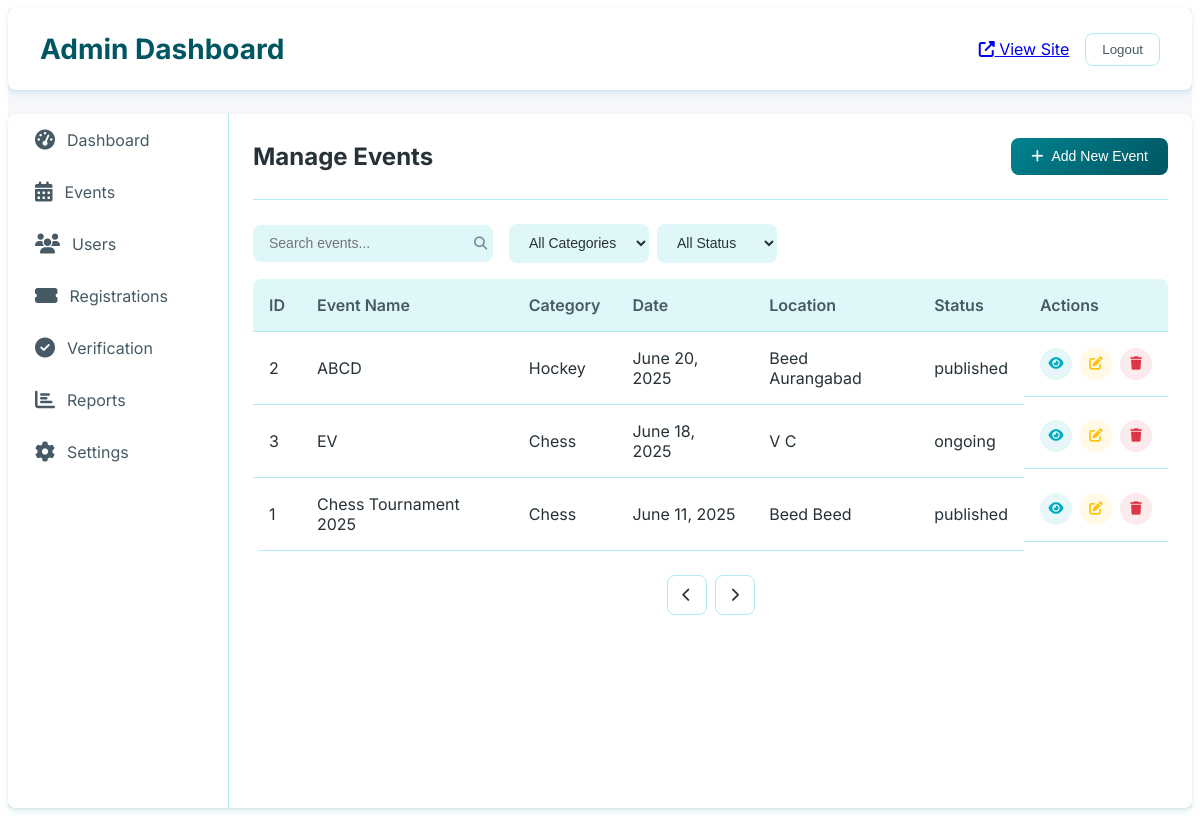
/superadmin/dashboard/events/, run on the app's committed database.
### app/models.py (models this page shows, shortened)
class Tournament(models.Model):
    STATUS_CHOICES = [
        ('draft', 'Draft'),
        ('published', 'Published'),
        ('ongoing', 'Ongoing'),
        ('completed', 'Completed'),
        ('cancelled', 'Cancelled'),
    ]
    title = models.CharField(max_length=200)
    slug = models.SlugField(unique=True, blank=True)
    description = models.TextField()
    category = models.ForeignKey(Category, on_delete=models.CASCADE, related_name='tournaments')
    organizer = models.ForeignKey(User, on_delete=models.CASCADE, related_name='organized_tournaments', default=None, null=True)
    start_date = models.DateField()
    end_date = models.DateField()
    tournament_time = models.TimeField(default=timezone.datetime.strptime('10:00', '%H:%M').time())
    registration_deadline = models.DateTimeField()
    venue = models.CharField(max_length=200)
    address = models.TextField(blank=True, null=True)
    city = models.CharField(max_length=100)
    state = models.CharField(max_length=100)
    country = models.CharField(max_length=100)
    postal_code = models.CharField(max_length=20, null=True, blank=True)
    max_participants = models.PositiveIntegerField()
    min_participants = models.PositiveIntegerField(default=2)
    entry_fee = models.DecimalField(max_digits=10, decimal_places=2)
    prize_pool = models.DecimalField(max_digits=10, decimal_places=2)
    tournament_format = models.CharField(max_length=100)  # e.g., "Single Elimination", "Double Elimination", "Round Robin"
    rules = models.TextField()
    banner_image = models.ImageField(upload_to='tournament_banners/')
    additional_images = models.ManyToManyField(TournamentImage, blank=True, related_name='additional_tournaments')
    status = models.CharField(max_length=20, choices=STATUS_CHOICES, default='draft')
    is_featured = models.BooleanField(default=False)
    created_at = models.DateTimeField(auto_now_add=True)
    updated_at = models.DateTimeField(auto_now=True)
    contact_email = models.EmailField()
    contact_phone = models.CharField(max_length=20)
    whatsapp_number = models.CharField(max_length=20, blank=True)
    facebook_event = models.URLField(blank=True)
    instagram_post = models.URLField(blank=True)
    upi_id = models.ForeignKey(
        UPIS,
        max_length=100,
        blank=True,
        help_text="UPI ID for payment collection",
        on_delete=models.SET_NULL,
        null=True,
        related_name='tournaments'
    )
    class Meta:
        ordering = ['-start_date']

class Category(models.Model):
    name = models.CharField(max_length=100)
    slug = models.SlugField(unique=True, blank=True)
    description = models.TextField(blank=True)
    icon = models.CharField(max_length=50, blank=True)  # For FontAwesome icons
    created_at = models.DateTimeField(auto_now_add=True)
    updated_at = models.DateTimeField(auto_now=True)
    type = models.CharField(
        max_length=20,
        choices=[
            ('sports', 'Sports'),
            ('esports', 'Esports'),
            ('cultural', 'Cultural'),
            ('academic', 'Academic'),
            ('technology', 'Technology'),
            ('other', 'Other'),
        ]
    )
    class Meta:
        verbose_name_plural = "Categories"
        ordering = ['name']
    def __str__(self):
        return self.name

### app/View/admin/admin_events.py (the view, shortened to what this page needs)
# urls.py: path('superadmin/dashboard/events/', admin_events, name='admin_events'),
def admin_events(request):
    events = Tournament.objects.all()
    categories = Category.objects.all()
    context = {
        'events': events,
        'categories': categories,
        'upi_ids': UPIS.objects.all(),
    }
    return render(request, 'admin/events.html', context)

### templates/admin/events.html (shortened to what this page needs)
{% extends 'admin/base_admin.html' %}
{% load static %}
{% block content %}
<div class="admin-tab active">
    <div class="tab-header">
        <h2>Manage Events</h2>
        <button class="primary-btn" data-modal-target="add-event-modal">
            <i class="fas fa-plus"></i> Add New Event
        </button>
    </div>
    <div class="dashboard-actions">
        <div class="search-box">
            <input type="text" placeholder="Search events...">
            <button type="button"><i class="fas fa-search"></i></button>
        </div>
        <div class="filter-options">
            <select data-filter-type="category">
                <option value="">All Categories</option>
            </select>
            <select data-filter-type="status">
                <option value="">All Status</option>
            </select>
        </div>
    </div>
    <div class="data-table-container">
        <table class="admin-table">
            <thead>
                <tr>
                    <th>ID</th>
                    <th>Event Name</th>
                    <th>Category</th>
                    <th>Date</th>
                    <th>Location</th>
                    <th>Status</th>
                    <th>Actions</th>
                </tr>
            </thead>
            <tbody>
                {% for event in events %}
                <tr>
                    <td>{{ event.id }}</td>
                    <td>{{ event.title }}</td>
                    <td>{{ event.category }}</td>
                    <td>{{ event.start_date }}</td>
                    <td>{{ event.venue }} {{event.city}}</td>
                    <td>
                        {{ event.status }}
                    </td>
                    <td class="action-buttons">
                        <button class="view-btn" title="View" data-id="{{ event.id }}"><i
                                class="fas fa-eye"></i></button>
                        <button class="edit-btn" title="Edit" data-id="{{ event.id }}"
                            data-modal-target="add-event-modal"><i class="fas fa-edit"></i></button>
                        <button class="delete-btn" title="Delete" data-id="{{ event.id }}" data-type="event"><i
                                class="fas fa-trash"></i></button>
                    </td>
                </tr>
                {% empty %}
                <tr>
                    <td colspan="7" class="text-center">No events found</td>
                </tr>
                {% endfor %}
            </tbody>
        </table>
    </div>
    <div class="pagination">
        <button class="page-btn" {% if not events.has_previous %}disabled{% endif %}><i
                class="fas fa-chevron-left"></i></button>
        <button class="page-btn" {% if not events.has_next %}disabled{% endif %}><i
                class="fas fa-chevron-right"></i></button>
    </div>
</div>
{% endblock %}

### static/css/admin.css (style rules this page uses)
:root { --primary-color: #00838f; --primary-light: #4fb3bf; --primary-dark: #005662; --secondary-color: #26c6da; --text-color: #263238; --text-light: #455a64; --text-lighter: #78909c; --success-color: #28a745; --warning-color: #ffc107; --danger-color: #dc3545; --info-color: #00acc1; --white: #fff; --light-bg: #e0f7fa; --border-color: #b2ebf2; --border-radius: 8px; --box-shadow: 0 4px 6px rgba(0, 131, 143, 0.1), 0 1px 3px rgba(0, 131, 143, 0.1); --transition: all 0.3s ease; }
.admin-tab { display: none; padding: 0 1.5rem 1.5rem; }
.admin-tab.active { display: block; }
.tab-header { display: flex; justify-content: space-between; align-items: center; padding: 1.5rem 0; border-bottom: 1px solid var(--border-color); margin-bottom: 1.5rem; }
.tab-header h2 { margin: 0; font-size: 1.5rem; color: var(--text-color); }
.dashboard-actions { display: flex; gap: 1rem; align-items: center; margin-bottom: 1rem; }
.search-box { display: flex; align-items: center; background-color: var(--light-bg); border-radius: var(--border-radius); overflow: hidden; width: 240px; }
.search-box input { border: none; padding: 0.65rem 1rem; flex: 1; background-color: transparent; font-size: 0.875rem; }
.search-box button { background-color: transparent; border: none; color: var(--text-lighter); padding: 0.5rem; cursor: pointer; transition: var(--transition); }
.filter-options { display: flex; gap: 0.5rem; }
.filter-options select { background-color: var(--light-bg); border: none; border-radius: var(--border-radius); padding: 0.65rem 1rem; font-size: 0.875rem; color: var(--text-color); cursor: pointer; }
.primary-btn, .secondary-btn { padding: 0.65rem 1.25rem; border: none; border-radius: var(--border-radius); font-weight: 500; cursor: pointer; display: flex; align-items: center; transition: var(--transition); font-size: 0.875rem; }
.primary-btn { background: linear-gradient(135deg, var(--primary-color), var(--primary-dark)); color: var(--white); }
.primary-btn i, .secondary-btn i { margin-right: 0.5rem; }
.data-table-container { background-color: var(--white); border-radius: var(--border-radius); overflow: auto; max-height: calc(100vh - 320px); margin-bottom: 1.5rem; }
.admin-table { width: 100%; border-collapse: collapse; text-align: left; }
.admin-table th, .admin-table td { padding: 1rem; border-bottom: 1px solid var(--border-color); }
.admin-table th { font-weight: 600; color: var(--text-light); background-color: var(--light-bg); position: sticky; top: 0; z-index: 10; }
.admin-table tbody tr { transition: var(--transition); }
.action-buttons { display: flex; gap: 0.5rem; }
.action-buttons button { width: 2rem; height: 2rem; border-radius: 50%; border: none; display: flex; align-items: center; justify-content: center; cursor: pointer; transition: var(--transition); }
.view-btn { background-color: rgba(23, 162, 184, 0.1); color: var(--info-color); }
.edit-btn { background-color: rgba(255, 193, 7, 0.1); color: var(--warning-color); }
.delete-btn { background-color: rgba(220, 53, 69, 0.1); color: var(--danger-color); }
.pagination { display: flex; justify-content: center; gap: 0.5rem; margin: 1.5rem 0; }
.page-btn { min-width: 2.5rem; height: 2.5rem; border-radius: var(--border-radius); border: 1px solid var(--border-color); background-color: var(--white); color: var(--text-color); display: flex; align-items: center; justify-content: center; cursor: pointer; transition: var(--transition); font-size: 0.875rem; }

### data on the page
Tournament: id "2", title "ABCD", category "Hockey", start_date "June 20, 2025", venue "Beed", city "Aurangabad", status "published"
Tournament: id "3", title "EV", category "Chess", start_date "June 18, 2025", venue "V", city "C", status "ongoing"
Tournament: id "1", title "Chess Tournament 2025", category "Chess", start_date "June 11, 2025", venue "Beed", city "Beed", status "published"
